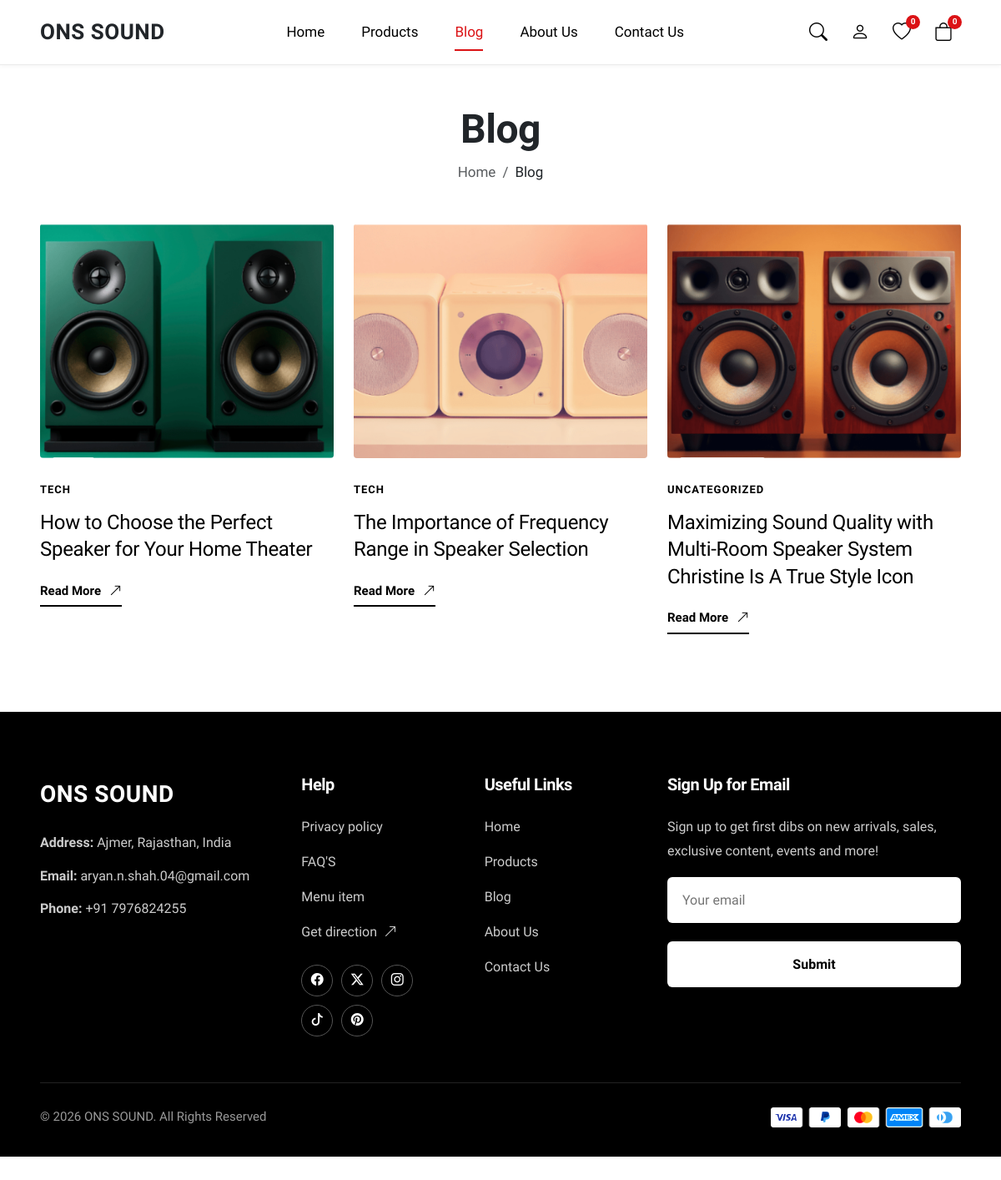
Screenshot of /blog.php with the database file from the repository.
### tables this page shows
CREATE TABLE `blog_posts` (
  `id` int(11) NOT NULL,
  `category_id` int(11) DEFAULT NULL,
  `title` varchar(255) NOT NULL,
  `slug` varchar(255) NOT NULL,
  `excerpt` text DEFAULT NULL,
  `content` longtext NOT NULL,
  `image` varchar(255) NOT NULL,
  `author` varchar(100) NOT NULL DEFAULT 'ONS Sound Team',
  `is_published` tinyint(1) NOT NULL DEFAULT 1,
  `published_at` datetime NOT NULL DEFAULT current_timestamp(),
  `created_at` datetime NOT NULL DEFAULT current_timestamp(),
  `updated_at` datetime NOT NULL DEFAULT current_timestamp() ON UPDATE current_timestamp()
);

CREATE TABLE `blog_categories` (
  `id` int(11) NOT NULL,
  `name` varchar(100) NOT NULL,
  `slug` varchar(120) NOT NULL,
  `description` text DEFAULT NULL,
  `created_at` datetime NOT NULL DEFAULT current_timestamp()
);

### includes/helpers.php (called while the page is built, shortened)
<?php
require_once __DIR__ . '/../config/database.php';
function e(?string $value): string {
    return htmlspecialchars($value ?? '', ENT_QUOTES | ENT_SUBSTITUTE, 'UTF-8');
}
function url(string $path = ''): string {
    return BASE_URL . ltrim($path, '/');
}
function asset(string $path): string {
    return BASE_URL . ltrim($path, '/');
}

### config/database.php (called while the page is built, shortened)
<?php
class Database {
    private static ?PDO $instance = null;
    public static function getInstance(): PDO {
        if (self::$instance === null) {
            $dsn = "mysql:host=" . DB_HOST . ";port=" . DB_PORT . ";dbname=" . DB_NAME . ";charset=" . DB_CHARSET;
            $options = [
                PDO::ATTR_ERRMODE            => PDO::ERRMODE_EXCEPTION,
                PDO::ATTR_DEFAULT_FETCH_MODE => PDO::FETCH_ASSOC,
                PDO::ATTR_EMULATE_PREPARES   => true,
                PDO::MYSQL_ATTR_INIT_COMMAND => "SET NAMES " . DB_CHARSET . " COLLATE utf8mb4_unicode_ci"
            ];
            try {
                self::$instance = new PDO($dsn, DB_USER, DB_PASS, $options);
            } catch (PDOException $e) {
                error_log("Database Connection Error: " . $e->getMessage());
                die("A database connection error occurred. Please verify your MySQL server status and try again.");
            }
        }
        return self::$instance;
    }
}
function get_db(): PDO {
    return Database::getInstance();
}

### models/BaseModel.php (called while the page is built, shortened)
<?php
require_once __DIR__ . '/../config/database.php';
abstract class BaseModel {
    public function __construct() {
        $this->db = get_db();
    }
}

### models/Blog.php (called while the page is built, shortened)
<?php
require_once __DIR__ . '/BaseModel.php';
class Blog extends BaseModel {
    public function getAllPublished(): array {
        $sql = "SELECT b.*, c.name AS category_name, c.slug AS category_slug
                FROM `blog_posts` b
                LEFT JOIN `blog_categories` c ON b.category_id = c.id
                WHERE b.is_published = 1
                ORDER BY b.published_at DESC, b.id DESC";
        $stmt = $this->db->query($sql);
        return $stmt->fetchAll();
    }
}

### blog.php (the view, shortened to what this page needs)
<?php
require_once __DIR__ . '/config/config.php';
require_once __DIR__ . '/includes/helpers.php';
require_once __DIR__ . '/models/Blog.php';
$blogModel = new Blog();
$posts = $blogModel->getAllPublished();
require_once __DIR__ . '/includes/header.php';
?>
<section class="py-5 bg-white text-center">
    <div class="container-fluid px-3 px-lg-5">
        <h1 class="display-5 fw-bold text-dark mb-2">Blog</h1>
        <nav aria-label="breadcrumb">
            <ol class="breadcrumb justify-content-center mb-0">
                <li class="breadcrumb-item"><a href="<?= url('index.php') ?>" class="text-muted text-decoration-none">Home</a></li>
                <li class="breadcrumb-item active text-dark" aria-current="page">Blog</li>
            </ol>
        </nav>
    </div>
</section>
<section class="pb-5 bg-white">
    <div class="container-fluid px-3 px-lg-5">
        <div class="row g-4">
            <?php foreach ($posts as $post): ?>
                <div class="col-lg-4 col-md-6">
                    <article class="blog-card">
                        <div class="blog-img-box">
                            <a href="<?= url('blog-details.php?slug=' . urlencode($post['slug'])) ?>" aria-label="<?= e($post['title']) ?>">
                                <img src="<?= asset($post['image']) ?>"
                                     alt="<?= e($post['title']) ?>"
                                     loading="lazy">
                            </a>
                        </div>
                        <div class="blog-card-content">
                            <span class="blog-category-tag"><?= e($post['category_name'] ?? 'TECH') ?></span>
                            <h2 class="blog-card-title">
                                <a href="<?= url('blog-details.php?slug=' . urlencode($post['slug'])) ?>">
                                    <?= e($post['title']) ?>
                                </a>
                            </h2>
                            <a href="<?= url('blog-details.php?slug=' . urlencode($post['slug'])) ?>" class="blog-read-more">
                                <span>Read More</span> <i class="bi bi-arrow-up-right ms-1"></i>
                            </a>
                        </div>
                    </article>
                </div>
            <?php endforeach; ?>
        </div>
    </div>
</section>
<?php require_once __DIR__ . '/includes/footer.php'; ?>

### assets/css/style.css (style rules this page uses)
:root { --em-font__main: 'Albert Sans', -apple-system, BlinkMacSystemFont, "Segoe UI", Roboto, Arial, sans-serif; --em-heading-font: 'Albert Sans', -apple-system, BlinkMacSystemFont, "Segoe UI", Roboto, Arial, sans-serif; --em-color__base: #444444; --em-color__dark: #000000; --em-color__light: #ffffff; --em-color__primary: #DB1215; --em-color__second: #000000; --em-color__grayer: #d9d9d9; --em-border-color: #EBEBEB; --em-card-bg: #FFFFFF; --header-height: 74px; }
*, *::before, *::after { box-sizing: border-box; }
html { overflow-x: hidden; width: 100%; max-width: 100%; -webkit-text-size-adjust: 100%; }
body { font-family: var(--em-font__main); color: var(--em-color__base); background-color: #ffffff; font-size: 17px; line-height: 1.7; -webkit-font-smoothing: antialiased; margin: 0; padding: 0; padding-top: var(--header-height); overflow-x: hidden; width: 100%; max-width: 100%; position: relative; }
img, svg, video, canvas, audio, iframe, embed, object { max-width: 100%; height: auto; }
.container, .container-fluid { width: 100%; max-width: 100%; }
.container-fluid { padding-left: 16px; padding-right: 16px; }
@media (min-width: 992px) { .container-fluid.px-lg-5 { padding-left: 3rem !important; padding-right: 3rem !important; } }
h1, h2, h3, h4, h5, h6 { font-family: var(--em-heading-font); color: var(--em-color__dark); font-weight: 700; letter-spacing: -0.5px; margin-top: 0; overflow-wrap: break-word; }
a { color: inherit; text-decoration: none; transition: color 0.2s ease; }
.blog-card { background: transparent; border: none; margin-bottom: 45px; display: flex; flex-direction: column; transition: transform 0.3s ease; }
.blog-img-box { position: relative; width: 100%; aspect-ratio: 427 / 340; overflow: hidden; background-color: #f5f5f5; border-radius: 4px; margin-bottom: 22px; }
.blog-img-box img { width: 100%; height: 100%; object-fit: cover; display: block; transition: transform 0.45s cubic-bezier(0.25, 0.46, 0.45, 0.94); }
.blog-category-tag { font-size: 13px; font-weight: 700; text-transform: uppercase; letter-spacing: 1px; color: #000000; margin-bottom: 12px; display: inline-block; transition: color 0.25s ease; }
.blog-card-title { font-size: 24px; font-weight: 500; line-height: 1.35; color: #000000; margin-bottom: 18px; letter-spacing: -0.3px; }
.blog-card-title a { color: #000000; text-decoration: none; transition: color 0.25s ease; }
.blog-read-more { font-size: 15px; font-weight: 600; color: #000000; display: inline-flex; align-items: center; gap: 6px; padding-bottom: 4px; border-bottom: 2px solid #000000; transition: all 0.25s ease; text-decoration: none; width: fit-content; }
.blog-read-more i { font-size: 15px; transition: transform 0.25s ease; }

### rows the page displays
blog_posts: image (picture), category.name "TECH", title "How to Choose the Perfect Speaker for Your Home Theater"
blog_posts: image (picture), category.name "TECH", title "The Importance of Frequency Range in Speaker Selection"
blog_posts: image (picture), category.name "UNCATEGORIZED", title "Maximizing Sound Quality with Multi-Room Speaker System Christine Is A True Style Icon"

### other values shown
SITE_NAME "ONS SOUND"
$wishlistCount "0"
$cartCount "0"
STORE_ADDRESS "Ajmer, Rajasthan, India"
STORE_EMAIL "aryan.n.shah.04@gmail.com"
STORE_PHONE "+91 7976824255"
